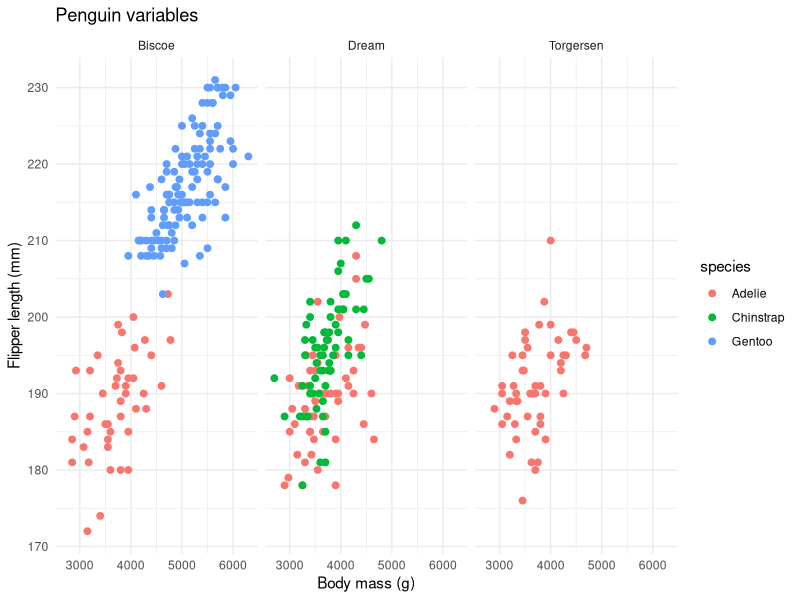

Generate this figure with R:
## ----setup, include=FALSE---------------------------------------------
knitr::opts_chunk$set(echo = TRUE)
library(tidyverse)
library(palmerpenguins)


## ---------------------------------------------------------------------
ggplot(data = penguins, aes(x = body_mass_g, y = flipper_length_mm)) +
  geom_point(aes(color = species), size = 2) +
  facet_wrap(~island) +
  theme_minimal() + 
  labs(x = "Body mass (g)", 
       y= "Flipper length (mm)",
       title = "Penguin variables")


